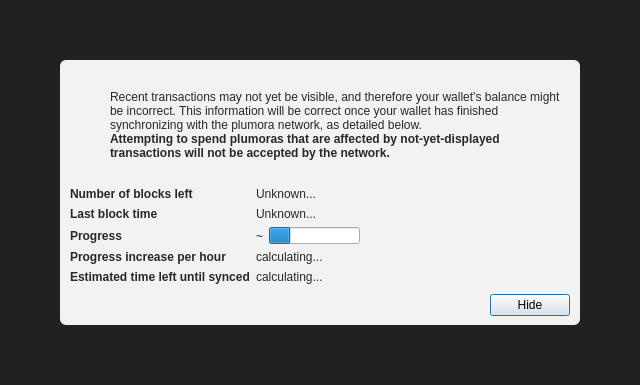
<?xml version="1.0" encoding="UTF-8"?>
<ui version="4.0">
 <class>ModalOverlay</class>
 <widget class="QWidget" name="ModalOverlay">
  <property name="geometry">
   <rect>
    <x>0</x>
    <y>0</y>
    <width>640</width>
    <height>385</height>
   </rect>
  </property>
  <property name="windowTitle">
   <string>Form</string>
  </property>
  <layout class="QVBoxLayout" name="verticalLayout" stretch="0">
   <property name="sizeConstraint">
    <enum>QLayout::SetDefaultConstraint</enum>
   </property>
   <property name="leftMargin">
    <number>0</number>
   </property>
   <property name="topMargin">
    <number>0</number>
   </property>
   <property name="rightMargin">
    <number>0</number>
   </property>
   <property name="bottomMargin">
    <number>0</number>
   </property>
   <item>
    <widget class="QWidget" name="bgWidget" native="true">
     <property name="styleSheet">
      <string notr="true">#bgWidget { background: rgba(0,0,0,220); }</string>
     </property>
     <layout class="QVBoxLayout" name="verticalLayoutMain" stretch="1">
      <property name="leftMargin">
       <number>60</number>
      </property>
      <property name="topMargin">
       <number>60</number>
      </property>
      <property name="rightMargin">
       <number>60</number>
      </property>
      <property name="bottomMargin">
       <number>60</number>
      </property>
      <item>
       <widget class="QWidget" name="contentWidget" native="true">
        <property name="styleSheet">
         <string notr="true">#contentWidget { background: rgba(255,255,255,240); border-radius: 6px; }

QLabel { color: rgb(40,40,40);  }</string>
        </property>
        <layout class="QVBoxLayout" name="verticalLayoutSub" stretch="1,0,0,0">
         <property name="spacing">
          <number>0</number>
         </property>
         <property name="leftMargin">
          <number>10</number>
         </property>
         <property name="topMargin">
          <number>10</number>
         </property>
         <property name="rightMargin">
          <number>10</number>
         </property>
         <property name="bottomMargin">
          <number>10</number>
         </property>
         <item>
          <layout class="QHBoxLayout" name="horizontalLayoutIconText" stretch="0,1">
           <property name="topMargin">
            <number>20</number>
           </property>
           <item>
            <layout class="QVBoxLayout" name="verticalLayoutIcon">
             <property name="leftMargin">
              <number>0</number>
             </property>
             <item>
              <widget class="QPushButton" name="warningIcon">
               <property name="enabled">
                <bool>false</bool>
               </property>
               <property name="text">
                <string/>
               </property>
               <property name="icon">
                <iconset>
                 <normaloff>:/icons/warning</normaloff>
                 <disabledoff>:/icons/warning</disabledoff>:/icons/warning</iconset>
               </property>
               <property name="iconSize">
                <size>
                 <width>48</width>
                 <height>48</height>
                </size>
               </property>
               <property name="flat">
                <bool>true</bool>
               </property>
              </widget>
             </item>
             <item>
              <spacer name="verticalSpacerWarningIcon">
               <property name="orientation">
                <enum>Qt::Vertical</enum>
               </property>
               <property name="sizeHint" stdset="0">
                <size>
                 <width>20</width>
                 <height>40</height>
                </size>
               </property>
              </spacer>
             </item>
            </layout>
           </item>
           <item>
            <layout class="QVBoxLayout" name="verticalLayoutInfoText">
             <property name="leftMargin">
              <number>0</number>
             </property>
             <property name="topMargin">
              <number>0</number>
             </property>
             <item>
              <widget class="QLabel" name="infoText">
               <property name="text">
                <string>Recent transactions may not yet be visible, and therefore your wallet's balance might be incorrect. This information will be correct once your wallet has finished synchronizing with the plumora network, as detailed below.</string>
               </property>
               <property name="textFormat">
                <enum>Qt::RichText</enum>
               </property>
               <property name="wordWrap">
                <bool>true</bool>
               </property>
              </widget>
             </item>
             <item>
              <widget class="QLabel" name="infoTextStrong">
               <property name="font">
                <font>
                 <weight>75</weight>
                 <bold>true</bold>
                </font>
               </property>
               <property name="text">
                <string>Attempting to spend plumoras that are affected by not-yet-displayed transactions will not be accepted by the network.</string>
               </property>
               <property name="textFormat">
                <enum>Qt::RichText</enum>
               </property>
               <property name="wordWrap">
                <bool>true</bool>
               </property>
              </widget>
             </item>
             <item>
              <spacer name="verticalSpacerInTextSpace">
               <property name="orientation">
                <enum>Qt::Vertical</enum>
               </property>
               <property name="sizeHint" stdset="0">
                <size>
                 <width>20</width>
                 <height>40</height>
                </size>
               </property>
              </spacer>
             </item>
            </layout>
           </item>
          </layout>
         </item>
         <item>
          <spacer name="verticalSpacerAfterText">
           <property name="orientation">
            <enum>Qt::Vertical</enum>
           </property>
           <property name="sizeHint" stdset="0">
            <size>
             <width>20</width>
             <height>40</height>
            </size>
           </property>
          </spacer>
         </item>
         <item>
          <layout class="QFormLayout" name="formLayout">
           <property name="fieldGrowthPolicy">
            <enum>QFormLayout::FieldsStayAtSizeHint</enum>
           </property>
           <property name="horizontalSpacing">
            <number>6</number>
           </property>
           <property name="verticalSpacing">
            <number>6</number>
           </property>
           <property name="topMargin">
            <number>10</number>
           </property>
           <item row="0" column="0">
            <widget class="QLabel" name="labelNumberOfBlocksLeft">
             <property name="font">
              <font>
               <weight>75</weight>
               <bold>true</bold>
              </font>
             </property>
             <property name="text">
              <string>Number of blocks left</string>
             </property>
            </widget>
           </item>
           <item row="0" column="1">
            <widget class="QLabel" name="numberOfBlocksLeft">
             <property name="text">
              <string>Unknown...</string>
             </property>
            </widget>
           </item>
           <item row="1" column="0">
            <widget class="QLabel" name="labelLastBlockTime">
             <property name="font">
              <font>
               <weight>75</weight>
               <bold>true</bold>
              </font>
             </property>
             <property name="text">
              <string>Last block time</string>
             </property>
            </widget>
           </item>
           <item row="1" column="1">
            <widget class="QLabel" name="newestBlockDate">
             <property name="sizePolicy">
              <sizepolicy hsizetype="Maximum" vsizetype="Preferred">
               <horstretch>0</horstretch>
               <verstretch>0</verstretch>
              </sizepolicy>
             </property>
             <property name="text">
              <string>Unknown...</string>
             </property>
            </widget>
           </item>
           <item row="2" column="0">
            <widget class="QLabel" name="labelSyncDone">
             <property name="font">
              <font>
               <weight>75</weight>
               <bold>true</bold>
              </font>
             </property>
             <property name="text">
              <string>Progress</string>
             </property>
            </widget>
           </item>
           <item row="2" column="1">
            <layout class="QHBoxLayout" name="horizontalLayoutSync" stretch="0,1">
             <item>
              <widget class="QLabel" name="percentageProgress">
               <property name="text">
                <string notr="true">~</string>
               </property>
              </widget>
             </item>
             <item>
              <widget class="QProgressBar" name="progressBar">
               <property name="value">
                <number>24</number>
               </property>
               <property name="format">
                <string/>
               </property>
              </widget>
             </item>
            </layout>
           </item>
           <item row="4" column="0">
            <widget class="QLabel" name="labelProgressIncrease">
             <property name="font">
              <font>
               <weight>75</weight>
               <bold>true</bold>
              </font>
             </property>
             <property name="text">
              <string>Progress increase per hour</string>
             </property>
            </widget>
           </item>
           <item row="4" column="1">
            <widget class="QLabel" name="progressIncreasePerH">
             <property name="text">
              <string>calculating...</string>
             </property>
            </widget>
           </item>
           <item row="5" column="0">
            <widget class="QLabel" name="labelEstimatedTimeLeft">
             <property name="font">
              <font>
               <weight>75</weight>
               <bold>true</bold>
              </font>
             </property>
             <property name="text">
              <string>Estimated time left until synced</string>
             </property>
            </widget>
           </item>
           <item row="5" column="1">
            <widget class="QLabel" name="expectedTimeLeft">
             <property name="text">
              <string>calculating...</string>
             </property>
            </widget>
           </item>
          </layout>
         </item>
         <item>
          <layout class="QHBoxLayout" name="horizontalLayoutButtons">
           <property name="leftMargin">
            <number>10</number>
           </property>
           <property name="topMargin">
            <number>10</number>
           </property>
           <item>
            <spacer name="horizontalSpacer">
             <property name="orientation">
              <enum>Qt::Horizontal</enum>
             </property>
             <property name="sizeHint" stdset="0">
              <size>
               <width>40</width>
               <height>20</height>
              </size>
             </property>
            </spacer>
           </item>
           <item>
            <widget class="QPushButton" name="closeButton">
             <property name="text">
              <string>Hide</string>
             </property>
             <property name="shortcut">
              <string>Esc</string>
             </property>
             <property name="focusPolicy">
              <enum>Qt::StrongFocus</enum>
             </property>
             <property name="default">
              <bool>true</bool>
             </property>
            </widget>
           </item>
          </layout>
         </item>
        </layout>
       </widget>
      </item>
     </layout>
    </widget>
   </item>
  </layout>
 </widget>
 <resources/>
 <connections/>
</ui>
